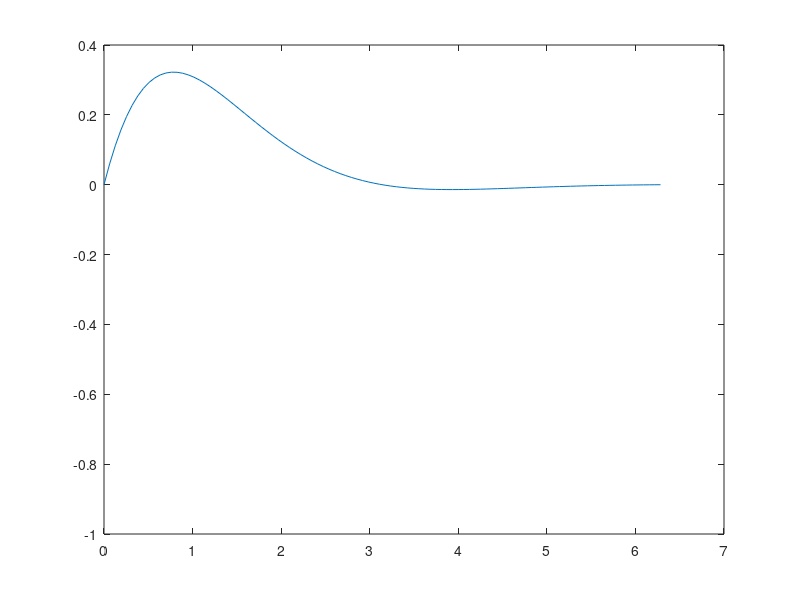

Source code (MATLAB):
% Graphs

close all
x = linspace(0, 2*pi);
y= exp(-x).*sin(x);
plot(x, y);
hold on;
plot([0, 0], [-1, -1], 'k', 'linewidth', 2);
% xlim([-1, 2*pi+1]);
